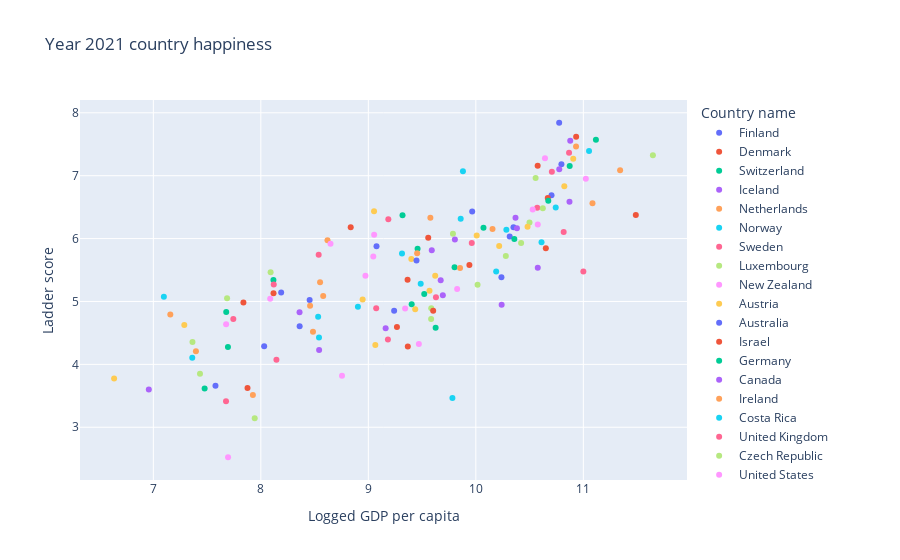
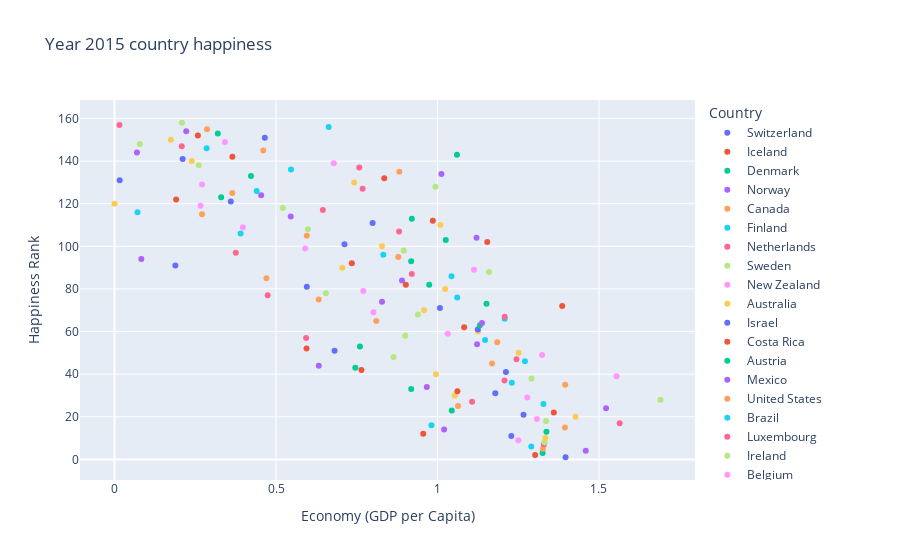
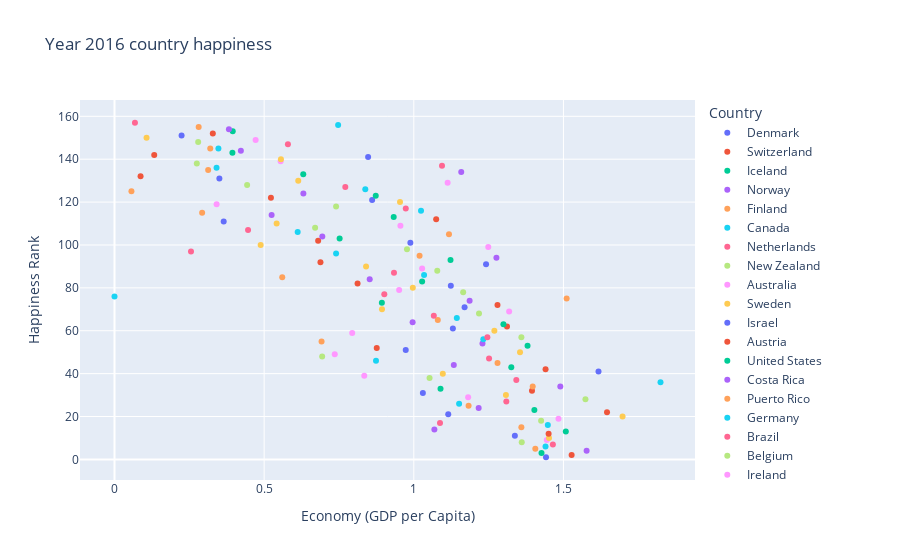
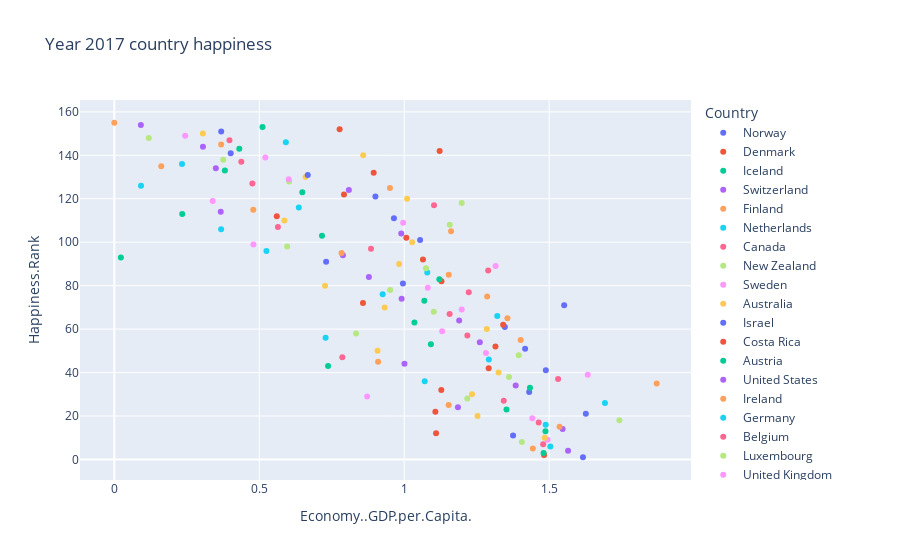

The notebook cell saved with these charts, in order:
### Code cell
# Comparing countries happiness over the years
# Importing the datasets
World_Happiness15 = pd.read_csv ('2015.csv')
World_Happiness16 = pd.read_csv ('2016.csv')
World_Happiness17 = pd.read_csv ('2017.csv')
World_Happiness18 = pd.read_csv ('2018.csv')
World_Happiness19 = pd.read_csv ('2019.csv')  
World_Happiness20 = pd.read_csv ('2020.csv')
World_Happiness = pd.read_csv ('2021.csv')

# Plot the scatter plot from 2015 to 2021
fig2021 = px.scatter(World_Happiness, x="Logged GDP per capita", y="Ladder score",title="Year 2021 country happiness", size_max=7, color="Country name", hover_name="Country name")
fig2021.show()

fig2015= px.scatter(World_Happiness15, x="Economy (GDP per Capita)", y="Happiness Rank",title="Year 2015 country happiness", size_max=7, color="Country", hover_name="Country")
fig2015.show()

fig2016= px.scatter(World_Happiness16, x="Economy (GDP per Capita)", y="Happiness Rank",title="Year 2016 country happiness", size_max=7, color="Country", hover_name="Country")
fig2016.show()

fig2017= px.scatter(World_Happiness17, x="Economy..GDP.per.Capita.", y="Happiness.Rank",title="Year 2017 country happiness", size_max=7, color="Country", hover_name="Country")
fig2017.show()

fig2018= px.scatter(World_Happiness18, x="GDP per capita", y="Score",title="Year 2018 country happiness", size_max=7, color="Country or region", hover_name="Country or region")
fig2018.show()

fig2019= px.scatter(World_Happiness19, x="GDP per capita", y="Score",title="Year 2019 country happiness", size_max=7, color="Country or region", hover_name="Country or region")
fig2019.show()

fig2020= px.scatter(World_Happiness20, x="Logged GDP per capita", y="Ladder score",title="Year 2020 country happiness", size_max=7, color="Country name", hover_name="Country name")
fig2020.show()
